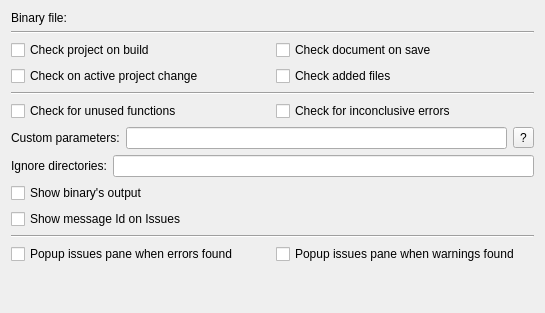
<?xml version="1.0" encoding="UTF-8"?>
<ui version="4.0">
 <class>OptionsWidget</class>
 <widget class="QWidget" name="OptionsWidget">
  <property name="geometry">
   <rect>
    <x>0</x>
    <y>0</y>
    <width>545</width>
    <height>313</height>
   </rect>
  </property>
  <property name="windowTitle">
   <string>Form</string>
  </property>
  <layout class="QGridLayout" name="OptionsWidgetGLayout">
   <item row="0" column="0" colspan="2">
    <layout class="QHBoxLayout" name="binFileHLayout">
     <item>
      <widget class="QLabel" name="binFileLabel">
       <property name="sizePolicy">
        <sizepolicy hsizetype="Fixed" vsizetype="Preferred">
         <horstretch>0</horstretch>
         <verstretch>0</verstretch>
        </sizepolicy>
       </property>
       <property name="text">
        <string>Binary file:</string>
       </property>
       <property name="buddy">
        <cstring>binFileEdit</cstring>
       </property>
      </widget>
     </item>
     <item>
      <widget class="Utils::PathChooser" name="binFileEdit" native="true">
       <property name="focusPolicy">
        <enum>Qt::StrongFocus</enum>
       </property>
      </widget>
     </item>
    </layout>
   </item>
   <item row="1" column="0" colspan="2">
    <widget class="Line" name="line_1">
     <property name="orientation">
      <enum>Qt::Horizontal</enum>
     </property>
    </widget>
   </item>
   <item row="2" column="0">
    <widget class="QCheckBox" name="onBuildCheckBox">
     <property name="text">
      <string>Check project on build</string>
     </property>
    </widget>
   </item>
   <item row="2" column="1">
    <widget class="QCheckBox" name="onSaveCheckBox">
     <property name="text">
      <string>Check document on save</string>
     </property>
    </widget>
   </item>
   <item row="3" column="0">
    <widget class="QCheckBox" name="onProjectChangeCheckBox">
     <property name="text">
      <string>Check on active project change</string>
     </property>
    </widget>
   </item>
   <item row="3" column="1">
    <widget class="QCheckBox" name="onFileAddedCheckBox">
     <property name="text">
      <string>Check added files</string>
     </property>
    </widget>
   </item>
   <item row="4" column="0" colspan="2">
    <widget class="Line" name="line_2">
     <property name="orientation">
      <enum>Qt::Horizontal</enum>
     </property>
    </widget>
   </item>
   <item row="5" column="0">
    <widget class="QCheckBox" name="unusedCheckBox">
     <property name="text">
      <string>Check for unused functions</string>
     </property>
    </widget>
   </item>
   <item row="5" column="1">
    <widget class="QCheckBox" name="inconclusiveCheckBox">
     <property name="text">
      <string>Check for inconclusive errors</string>
     </property>
    </widget>
   </item>
   <item row="6" column="0" colspan="2">
    <layout class="QHBoxLayout" name="customParametersHLayout">
     <item>
      <widget class="QLabel" name="customParametersLabel">
       <property name="text">
        <string>Custom parameters:</string>
       </property>
       <property name="buddy">
        <cstring>customParametersEdit</cstring>
       </property>
      </widget>
     </item>
     <item>
      <widget class="QLineEdit" name="customParametersEdit"/>
     </item>
     <item>
      <widget class="QToolButton" name="getHelpButton">
       <property name="text">
        <string>?</string>
       </property>
      </widget>
     </item>
    </layout>
   </item>
   <item row="7" column="0" colspan="2">
    <layout class="QHBoxLayout" name="ignoreEditHLayout">
     <item>
      <widget class="QLabel" name="ignoreEditLabel">
       <property name="text">
        <string>Ignore directories:</string>
       </property>
      </widget>
     </item>
     <item>
      <widget class="QLineEdit" name="ignoreEdit">
       <property name="toolTip">
        <string>Comma separated wildcards</string>
       </property>
      </widget>
     </item>
    </layout>
   </item>
   <item row="8" column="0" colspan="2">
    <widget class="QCheckBox" name="showOutputCheckBox">
     <property name="text">
      <string>Show binary's output</string>
     </property>
    </widget>
   </item>
   <item row="10" column="0" colspan="2">
    <widget class="Line" name="line_3">
     <property name="orientation">
      <enum>Qt::Horizontal</enum>
     </property>
    </widget>
   </item>
   <item row="11" column="0">
    <widget class="QCheckBox" name="popupOnErrorCheckBox">
     <property name="text">
      <string>Popup issues pane when errors found</string>
     </property>
    </widget>
   </item>
   <item row="11" column="1">
    <widget class="QCheckBox" name="popupOnWarningCheckBox">
     <property name="text">
      <string>Popup issues pane when warnings found</string>
     </property>
    </widget>
   </item>
   <item row="12" column="0" colspan="2">
    <spacer name="verticalSpacer">
     <property name="orientation">
      <enum>Qt::Vertical</enum>
     </property>
     <property name="sizeHint" stdset="0">
      <size>
       <width>20</width>
       <height>266</height>
      </size>
     </property>
    </spacer>
   </item>
   <item row="9" column="0" colspan="2">
    <widget class="QCheckBox" name="showIdCheckBox">
     <property name="text">
      <string>Show message Id on Issues</string>
     </property>
    </widget>
   </item>
  </layout>
 </widget>
 <customwidgets>
  <customwidget>
   <class>Utils::PathChooser</class>
   <extends>QWidget</extends>
   <header location="global">utils/pathchooser.h</header>
   <container>1</container>
  </customwidget>
 </customwidgets>
 <tabstops>
  <tabstop>binFileEdit</tabstop>
  <tabstop>onBuildCheckBox</tabstop>
  <tabstop>onProjectChangeCheckBox</tabstop>
  <tabstop>onSaveCheckBox</tabstop>
  <tabstop>onFileAddedCheckBox</tabstop>
  <tabstop>unusedCheckBox</tabstop>
  <tabstop>inconclusiveCheckBox</tabstop>
  <tabstop>customParametersEdit</tabstop>
  <tabstop>getHelpButton</tabstop>
  <tabstop>ignoreEdit</tabstop>
  <tabstop>showOutputCheckBox</tabstop>
  <tabstop>showIdCheckBox</tabstop>
  <tabstop>popupOnErrorCheckBox</tabstop>
  <tabstop>popupOnWarningCheckBox</tabstop>
 </tabstops>
 <resources/>
 <connections/>
</ui>
